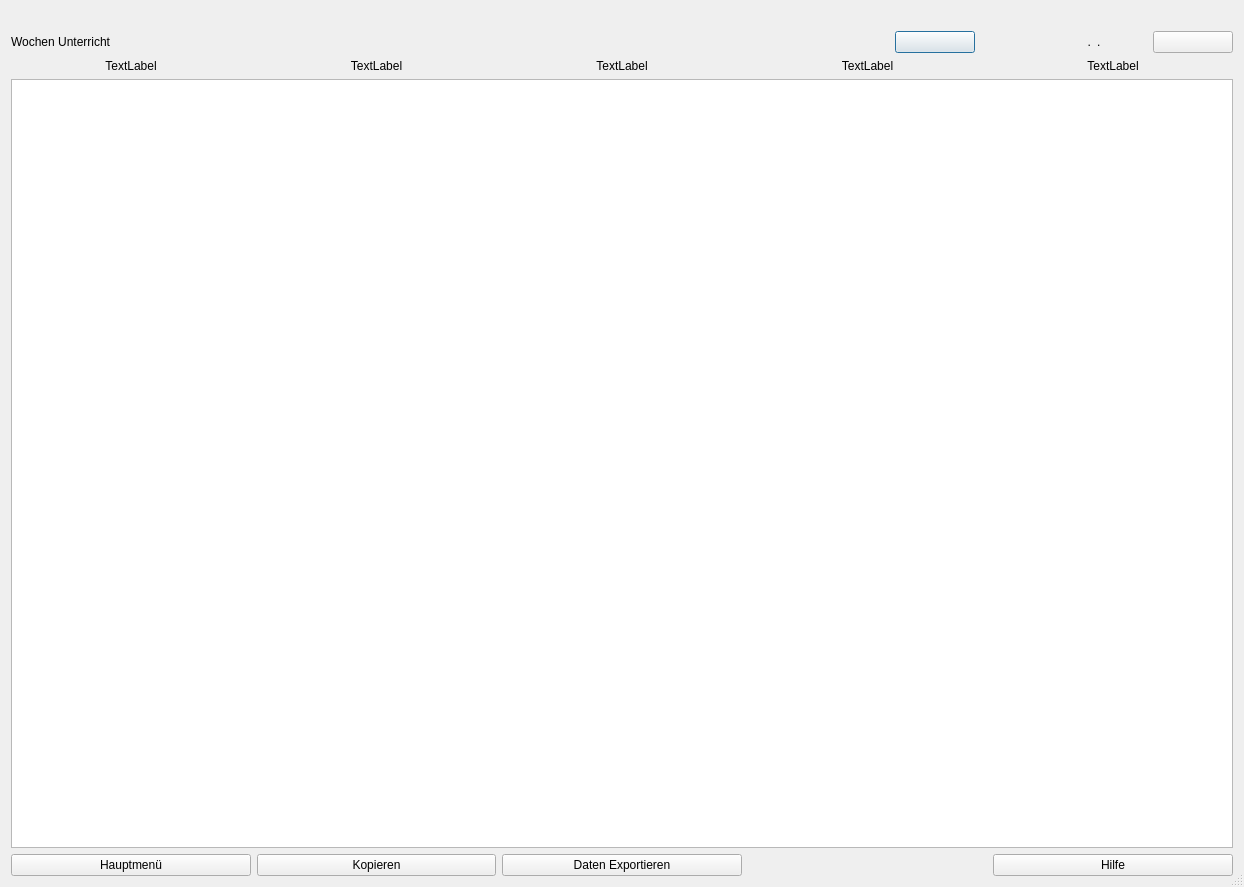
<?xml version="1.0" encoding="UTF-8"?>
<ui version="4.0">
 <class>Dialog</class>
 <widget class="QDialog" name="Dialog">
  <property name="geometry">
   <rect>
    <x>0</x>
    <y>0</y>
    <width>1244</width>
    <height>887</height>
   </rect>
  </property>
  <property name="windowTitle">
   <string>Dialog</string>
  </property>
  <property name="layoutDirection">
   <enum>Qt::LeftToRight</enum>
  </property>
  <property name="sizeGripEnabled">
   <bool>true</bool>
  </property>
  <layout class="QGridLayout" name="gridLayout">
   <item row="0" column="0">
    <widget class="QLabel" name="label_4">
     <property name="text">
      <string/>
     </property>
    </widget>
   </item>
   <item row="1" column="0">
    <widget class="QLabel" name="label">
     <property name="minimumSize">
      <size>
       <width>300</width>
       <height>0</height>
      </size>
     </property>
     <property name="styleSheet">
      <string notr="true">font: 26pt &quot;MS Shell Dlg 2&quot;;</string>
     </property>
     <property name="text">
      <string>Wochen Unterricht</string>
     </property>
    </widget>
   </item>
   <item row="1" column="1">
    <widget class="QLabel" name="label_2">
     <property name="text">
      <string/>
     </property>
    </widget>
   </item>
   <item row="1" column="2">
    <widget class="QPushButton" name="pushButton_befor_KW">
     <property name="maximumSize">
      <size>
       <width>80</width>
       <height>16777215</height>
      </size>
     </property>
     <property name="text">
      <string/>
     </property>
     <property name="icon">
      <iconset>
       <normaloff>../../_Symbole/UsedSymbols/keyboard-left-arrow-button_icon-icons.com_72692.ico</normaloff>../../_Symbole/UsedSymbols/keyboard-left-arrow-button_icon-icons.com_72692.ico</iconset>
     </property>
    </widget>
   </item>
   <item row="1" column="3">
    <widget class="QLabel" name="label_jahr">
     <property name="minimumSize">
      <size>
       <width>110</width>
       <height>0</height>
      </size>
     </property>
     <property name="maximumSize">
      <size>
       <width>110</width>
       <height>16777215</height>
      </size>
     </property>
     <property name="layoutDirection">
      <enum>Qt::LeftToRight</enum>
     </property>
     <property name="styleSheet">
      <string notr="true">font: 26pt &quot;MS Shell Dlg 2&quot;;</string>
     </property>
     <property name="text">
      <string>.</string>
     </property>
     <property name="alignment">
      <set>Qt::AlignRight|Qt::AlignTrailing|Qt::AlignVCenter</set>
     </property>
    </widget>
   </item>
   <item row="1" column="4">
    <widget class="QLabel" name="te_KW">
     <property name="minimumSize">
      <size>
       <width>30</width>
       <height>0</height>
      </size>
     </property>
     <property name="maximumSize">
      <size>
       <width>50</width>
       <height>16777215</height>
      </size>
     </property>
     <property name="layoutDirection">
      <enum>Qt::LeftToRight</enum>
     </property>
     <property name="styleSheet">
      <string notr="true">font: 26pt &quot;MS Shell Dlg 2&quot;;</string>
     </property>
     <property name="text">
      <string>.</string>
     </property>
     <property name="alignment">
      <set>Qt::AlignLeading|Qt::AlignLeft|Qt::AlignVCenter</set>
     </property>
    </widget>
   </item>
   <item row="1" column="5">
    <widget class="QPushButton" name="pushButton_next_KW">
     <property name="maximumSize">
      <size>
       <width>80</width>
       <height>16777215</height>
      </size>
     </property>
     <property name="text">
      <string/>
     </property>
     <property name="icon">
      <iconset>
       <normaloff>../../_Symbole/UsedSymbols/keyboard-right-arrow-button-1_icon-icons.com_72690.ico</normaloff>../../_Symbole/UsedSymbols/keyboard-right-arrow-button-1_icon-icons.com_72690.ico</iconset>
     </property>
    </widget>
   </item>
   <item row="2" column="0" colspan="6">
    <layout class="QVBoxLayout" name="verticalLayout">
     <item>
      <layout class="QHBoxLayout" name="horizontalLayout_2">
       <item>
        <widget class="QLabel" name="label_Montag">
         <property name="text">
          <string>TextLabel</string>
         </property>
         <property name="alignment">
          <set>Qt::AlignCenter</set>
         </property>
        </widget>
       </item>
       <item>
        <widget class="QLabel" name="label_Dienstag">
         <property name="text">
          <string>TextLabel</string>
         </property>
         <property name="alignment">
          <set>Qt::AlignCenter</set>
         </property>
        </widget>
       </item>
       <item>
        <widget class="QLabel" name="label_Mittwoch">
         <property name="text">
          <string>TextLabel</string>
         </property>
         <property name="alignment">
          <set>Qt::AlignCenter</set>
         </property>
        </widget>
       </item>
       <item>
        <widget class="QLabel" name="label_Donnerstag">
         <property name="text">
          <string>TextLabel</string>
         </property>
         <property name="alignment">
          <set>Qt::AlignCenter</set>
         </property>
        </widget>
       </item>
       <item>
        <widget class="QLabel" name="label_Freitag">
         <property name="text">
          <string>TextLabel</string>
         </property>
         <property name="alignment">
          <set>Qt::AlignCenter</set>
         </property>
        </widget>
       </item>
      </layout>
     </item>
     <item>
      <widget class="QTableWidget" name="tableWidget_Wochen_Plan">
       <property name="sizeIncrement">
        <size>
         <width>0</width>
         <height>0</height>
        </size>
       </property>
       <property name="baseSize">
        <size>
         <width>0</width>
         <height>0</height>
        </size>
       </property>
       <property name="frameShadow">
        <enum>QFrame::Sunken</enum>
       </property>
       <property name="lineWidth">
        <number>1</number>
       </property>
       <property name="sizeAdjustPolicy">
        <enum>QAbstractScrollArea::AdjustIgnored</enum>
       </property>
       <property name="autoScrollMargin">
        <number>16</number>
       </property>
       <property name="editTriggers">
        <set>QAbstractItemView::NoEditTriggers</set>
       </property>
       <property name="showGrid">
        <bool>true</bool>
       </property>
       <property name="gridStyle">
        <enum>Qt::SolidLine</enum>
       </property>
       <property name="sortingEnabled">
        <bool>false</bool>
       </property>
       <property name="rowCount">
        <number>12</number>
       </property>
       <attribute name="verticalHeaderVisible">
        <bool>false</bool>
       </attribute>
       <row/>
       <row/>
       <row/>
       <row/>
       <row/>
       <row/>
       <row/>
       <row/>
       <row/>
       <row/>
       <row/>
       <row/>
      </widget>
     </item>
     <item>
      <layout class="QHBoxLayout" name="horizontalLayout">
       <item>
        <widget class="QPushButton" name="pushButton_hauptmenue">
         <property name="styleSheet">
          <string notr="true">font: 10pt &quot;MS Shell Dlg 2&quot;;</string>
         </property>
         <property name="text">
          <string>Hauptmenü</string>
         </property>
         <property name="icon">
          <iconset>
           <normaloff>../../_Symbole/Icons/computer/log_out.ico</normaloff>../../_Symbole/Icons/computer/log_out.ico</iconset>
         </property>
        </widget>
       </item>
       <item>
        <widget class="QPushButton" name="pushButton_copy">
         <property name="styleSheet">
          <string notr="true">font: 10pt &quot;MS Shell Dlg 2&quot;;</string>
         </property>
         <property name="text">
          <string>Kopieren</string>
         </property>
         <property name="icon">
          <iconset>
           <normaloff>../../_Symbole/UsedSymbols/copyblackinterfacesymboloftwopapersheets_79854.ico</normaloff>../../_Symbole/UsedSymbols/copyblackinterfacesymboloftwopapersheets_79854.ico</iconset>
         </property>
        </widget>
       </item>
       <item>
        <widget class="QPushButton" name="pushButton_excel_ausgabe">
         <property name="styleSheet">
          <string notr="true">font: 10pt &quot;MS Shell Dlg 2&quot;;</string>
         </property>
         <property name="text">
          <string>Daten Exportieren</string>
         </property>
         <property name="icon">
          <iconset>
           <normaloff>../../_Symbole/UsedSymbols/coordinated_assessment_documents_report_icon_148377.ico</normaloff>../../_Symbole/UsedSymbols/coordinated_assessment_documents_report_icon_148377.ico</iconset>
         </property>
        </widget>
       </item>
       <item>
        <widget class="QLabel" name="label_3">
         <property name="text">
          <string/>
         </property>
        </widget>
       </item>
       <item>
        <widget class="QPushButton" name="pushButton_Hilfe">
         <property name="styleSheet">
          <string notr="true">font: 10pt &quot;MS Shell Dlg 2&quot;;</string>
         </property>
         <property name="text">
          <string>Hilfe</string>
         </property>
         <property name="icon">
          <iconset>
           <normaloff>../../_Symbole/UsedSymbols/info_13213.ico</normaloff>../../_Symbole/UsedSymbols/info_13213.ico</iconset>
         </property>
        </widget>
       </item>
      </layout>
     </item>
    </layout>
   </item>
  </layout>
 </widget>
 <resources/>
 <connections/>
</ui>
